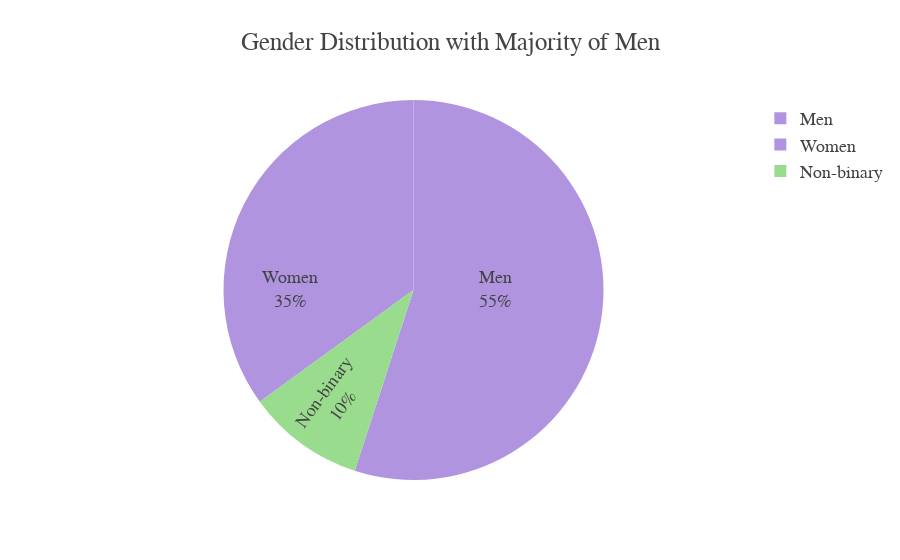

The notebook cell saved with this chart:
### Code cell
labels = ["Men", "Non-binary","Women"]
values = [55,10, 35]  # Majority of men

fig = go.Figure(
    go.Pie(
        labels=labels,
        values=values,
        marker=dict(colors=custom_colors),
        textinfo="label+percent",
        insidetextorientation="radial",
    )
)

# Set the font to Poppins
fig.update_layout(
    title="Gender Distribution with Majority of Men",
    showlegend=True,
    template = make_template(palette_3)
)

# Show the plot
fig.show()

### Figure 1 — Plotly figure (JSON) as saved in the notebook; plotly's stock layout.template omitted (floating-point values rounded to 4 significant figures)
{"data": [{"insidetextorientation": "radial", "labels": ["Men", "Non-binary", "Women"], "marker": {"colors": ["#b094df", "#99dc8d"]}, "textinfo": "label+percent", "type": "pie", "values": [55, 10, 35]}], "layout": {"showlegend": true, "title": {"text": "Gender Distribution with Majority of Men"}}}
